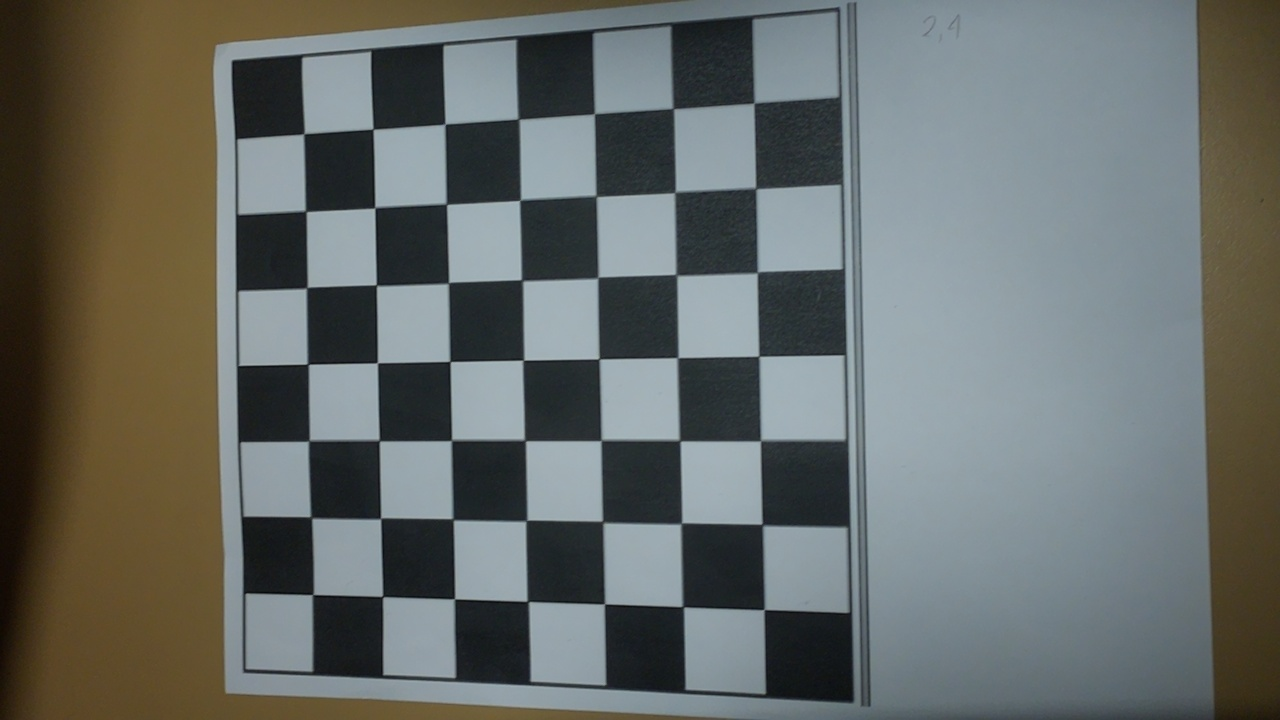
#> input picture fotos/chessboard10.jpg, 1280 x 720 px, given in place of 4_gf_def.mp4, which was not available
$ python pattern_detection.py
#> lines starting #> are read from the running program, lines starting #| are printed output that depends on the picture; after the words box and inside, x2 and y2 are one past the last pixel; in counts of white or black regions, pixels touching at a corner belong together; pictures that were not available may be replaced by others from this repository, and a replacement may not be noted
#> in main_pattern_detection, frame is the input picture: shape (720, 1280, 3); mean B, G, R 103.5, 106.8, 102.3
### pattern_detection/utils.py
import numpy as np
import cv2

def non_max_suppression(img, theta):

    M, N = img.shape
    Z = np.zeros((M, N), dtype=np.float32)

    # converting radians to degree
    angle = theta * 180. / np.pi    # max -> 180, min -> -180
    angle[angle < 0] += 180         # max -> 180, min -> 0

    for i in range(1, M-1):
        for j in range(1, N-1):
            q = 255
            r = 255

            # angle 0
            if (0 <= angle[i, j] < 22.5) or (157.5 <= angle[i, j] <= 180):
                r = img[i, j-1]
                q = img[i, j+1]
            # angle 45
            elif (22.5 <= angle[i, j] < 67.5):
                r = img[i-1, j+1]
                q = img[i+1, j-1]
            # angle 90
            elif (67.5 <= angle[i, j] < 112.5):
                r = img[i-1, j]
                q = img[i+1, j]
            # angle 135
            elif (112.5 <= angle[i, j] < 157.5):
                r = img[i+1, j+1]
                q = img[i-1, j-1]

            if (img[i, j] >= q) and (img[i, j] >= r):
                Z[i, j] = img[i, j]
            else:
                Z[i, j] = 0
    return Z

def nothing(x):
    pass

# [64 lines left out: function get_hsv_color_ranges, not called in this run]

### pattern_detection/pattern_detection.py
import cv2
import numpy as np
import os
from typing import List
from utils import non_max_suppression  # Asegúrate de que utils esté en tu proyecto

cont_triangle, prev_triangle, val_triangle = 0, 0, 0
cont_square, prev_square,val_square = 0, 0, 0
cont_rhombus, prev_rhombus,val_rhombus = 0, 0, 0
cont_rectangle, prev_rectangle,val_rectangle = 0,0, 0
key_one, key_two, key_three, key_four = 0, 0, 0, 0
finished = False
sufficient_cond = 10
dict_keys = {"rhombus": 0, "triang": 1, "rectangle": 2, "square": 3}

current_key = 0

# [4 lines left out: function show_image, not called in this run]

def gaussian_blur(img: np.array, sigma: float, filter_shape: List | None = None, verbose: bool = False) -> np.array:
    if filter_shape is None:
        filter_size = int(8 * sigma + 1)
        filter_shape = [filter_size, filter_size]

    # Crear un filtro Gaussiano
    ax = np.linspace(-(filter_shape[0] // 2), filter_shape[0] // 2, filter_shape[0])
    gauss_filter = np.exp(-0.5 * (ax**2 + ax[:, None]**2) / sigma**2)
    gauss_filter /= np.sum(gauss_filter)  # Normaliza el filtro

    # Aplicar el filtro Gaussiano a la imagen
    gb_img = cv2.filter2D(img, -1, gauss_filter)

    if verbose:
        show_image(img=gb_img, img_name=f"Gaussian Blur: Sigma = {sigma}")

    return gauss_filter, gb_img.astype(np.uint8)

def sobel_edge_detector(img: np.array, filter: np.array, gauss_sigma: float, gauss_filter_shape: List | None = None, verbose: bool = False) -> np.array:
#> called with filter = array of shape (3, 3), gauss_sigma = 1, verbose = False
    gray_img = cv2.cvtColor(img, cv2.COLOR_BGR2GRAY)
    _, blurred = gaussian_blur(gray_img, gauss_sigma, gauss_filter_shape, verbose)

    blurred = blurred / 255.0
    v_edges = cv2.filter2D(blurred, -1, filter)
    h_edges = cv2.filter2D(blurred, -1, filter.T)
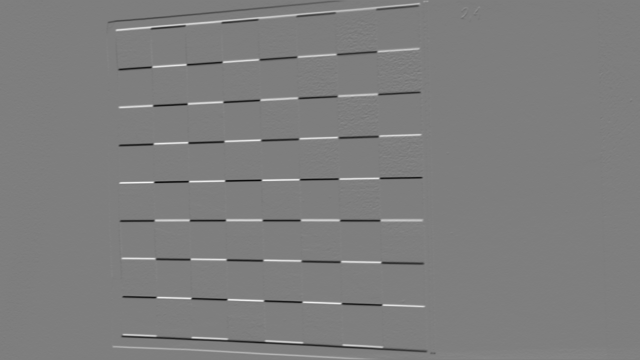
#> h_edges: shape (720, 1280) float64 (shown at 1/2 size); min -1.41, max 1.44, mean 0.000747; drawn with min black and max white

    sobel_edges_img = np.hypot(v_edges, h_edges)
    sobel_edges_img = np.clip(sobel_edges_img, 0, 1)

    theta = np.arctan2(h_edges, v_edges)
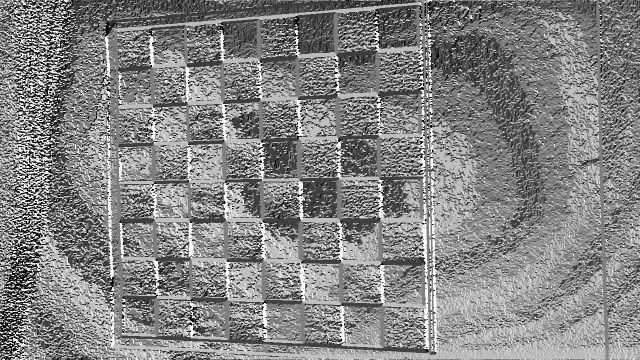
#> theta: shape (720, 1280) float64 (shown at 1/2 size); min -3.14, max 3.14, mean 0.114; drawn with min black and max white

    if verbose:
        show_image(img=(sobel_edges_img * 255).astype(np.uint8), img_name="Sobel Edges")

    return np.squeeze(sobel_edges_img), np.squeeze(theta)

def canny_edge_detector(img: np.array, sobel_filter: np.array, gauss_sigma: float, gauss_filter_shape: List | None = None, verbose: bool = False):
    sobel_edges_img, theta = sobel_edge_detector(img, sobel_filter, gauss_sigma, gauss_filter_shape, verbose)
    canny_edges_img = non_max_suppression(sobel_edges_img, theta)
#> in non_max_suppression, `angle[angle < 0] += 180`:
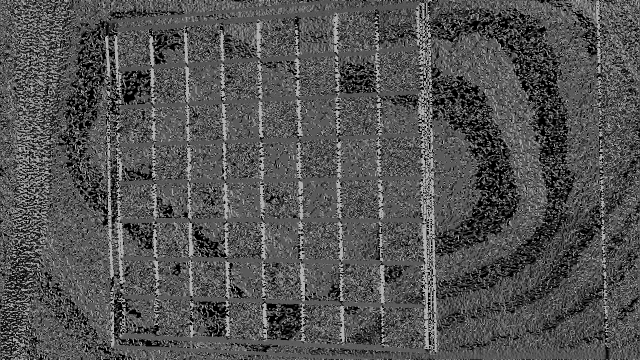
#> angle: shape (720, 1280) float64 (shown at 1/2 size); min 0, max 180, mean 82.9
#> after the loop in non_max_suppression, `for i in range(1, M-1):`:
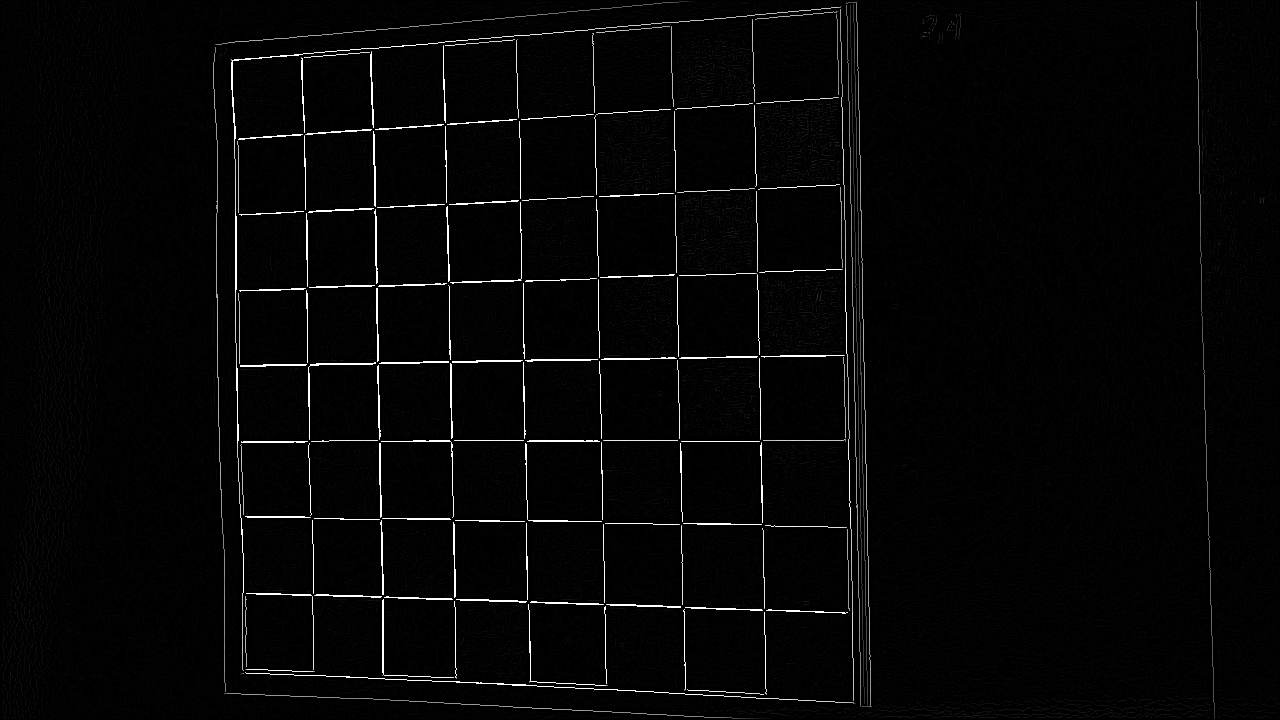
#> Z: shape (720, 1280) float32; min 0, max 1, mean 0.0231

    if verbose:
        show_image((canny_edges_img * 255).astype(np.uint8), img_name="Canny Edges")

    return canny_edges_img

# [59 lines left out: functions classify_shape, check_triangle, check_square, check_rhombus, check_rectangle, not called in this run]

def detect_shapes(img: np.array, canny_sigma: float, sobel_filter: np.array, min_area: int = 1000):
    global cont_triangle, cont_square, cont_rhombus, cont_rectangle
    canny_edges = canny_edge_detector(img, sobel_filter, canny_sigma)

    contours, _ = cv2.findContours((canny_edges * 255).astype(np.uint8), cv2.RETR_EXTERNAL, cv2.CHAIN_APPROX_SIMPLE)
#> contours = 23143 contours, 22378 with area under 20; largest, box (x1, y1, x2, y2) and area: (139, 302, 214, 419) 871, (931, 396, 1039, 461) 582, (963, 512, 1044, 549) 552, (959, 270, 1011, 365) 540, (758, 45, 832, 83) 514
    shape_name = "None"
    detected_shapes = img.copy()  # Fondo original de la imagen

    for contour in contours:
        # Filtrar contornos pequeños (evita ruido)
        if cv2.contourArea(contour) < min_area:
            continue

        epsilon = 0.02 * cv2.arcLength(contour, True)
        approx = cv2.approxPolyDP(contour, epsilon, True)

        shape_name = classify_shape(approx)

        # Calcula el color promedio dentro del contorno
        mask = np.zeros_like(img[:,:,0])  # Máscara para el contorno actual
        cv2.drawContours(mask, [contour], -1, 255, -1)  # Dibuja el contorno en blanco sobre la máscara negra
        mean_color = cv2.mean(img, mask=mask)[:3]  # Promedio del color BGR

        # Convierte el color a formato de texto legible
        color_name = f"BGR({int(mean_color[0])}, {int(mean_color[1])}, {int(mean_color[2])})"

        # Dibuja la forma detectada en la imagen original
        cv2.drawContours(detected_shapes, [approx], 0, (0, 255, 0), 2)

        if shape_name != "Unknown":
            print(f"Detected: {shape_name}, Color: {color_name}")
        if shape_name=="Triangle":
            cont_triangle +=1
        if shape_name=="Square":
            cont_square+=1
        if shape_name=="Rhombus":
            cont_rhombus+=1
            print(cont_rhombus)
        if shape_name=="Rectangle":
            cont_rectangle+=1
#> this loop made 23143 passes
#> contour on passes 1 to 3: [[1275, 718], [1278, 718]], [[1273, 718]], [[1271, 718]]
#> after the loop, cont_rectangle = 0; cont_rhombus = 0; cont_square = 0; cont_triangle = 0


    return detected_shapes

def main_pattern_detection(videopath):
    global finished
    cap = cv2.VideoCapture(videopath)  # Accede a la cámara por defecto

    # Filtro Sobel utilizado para la detección de bordes
    sobel_filter = np.array([[1, 0, -1], [2, 0, -2], [1, 0, -1]])
    gauss_sigma = 1.0   # Parámetro de sigma para el filtro Gaussiano

    while not finished:
        ret, frame = cap.read()
        if not ret:
            print("Error: No se pudo capturar el video.")
            break

        # Aplica la detección de formas
        detected_shapes_img = detect_shapes(frame, gauss_sigma, sobel_filter)


        # Muestra la imagen resultante con las formas detectadas
        cv2.imshow("Detected Shapes on Black Background", detected_shapes_img)

        validate_square()
        validate_triang()
        validate_rhombus()
        validate_rectangle()

        # Salir con la tecla 'q'
        if cv2.waitKey(1) & 0xFF == ord('q'):
#> (key q is pressed here)
            break


    cap.release()
    cv2.destroyAllWindows()

def validate_square():
    global cont_square,prev_square,val_square, key_three, current_key
    if cont_square==prev_square:
        val_square = 0
    else:
        val_square +=1
        prev_square = cont_square

    if val_square==sufficient_cond:
        if current_key not in [dict_keys["square"],dict_keys["square"]+1]:
            current_key = 0
        else:
            key_three +=1
        print("SQUARE DETECTED")

def validate_triang():
    global val_triangle,prev_triangle,cont_triangle, key_two, current_key
    if cont_triangle==prev_triangle:
        val_triangle = 0

    else:
        val_triangle +=1
        prev_triangle = cont_triangle

    if val_triangle ==sufficient_cond:
        if current_key not in [dict_keys["triang"],dict_keys["triang"]+1]:
            current_key ==0
        else:
            key_two+=1
        print("TRIANGLE DETECTED")

def validate_rhombus():
    global cont_rhombus,prev_rhombus,val_rhombus, key_one, current_key
    if cont_rhombus==prev_rhombus:
        val_rhombus = 0
    else:
        val_rhombus +=1
        prev_rhombus = cont_rhombus

    if val_rhombus==sufficient_cond:
        if current_key not in [dict_keys["rhombus"],dict_keys["rhombus"]+1]:
            current_key = 0
        else:
            key_one +=1
        print("RHOMBUS DETECTED")

def validate_rectangle():
    global cont_rectangle, prev_rectangle, val_rectangle, key_four, current_key
    if cont_rectangle == prev_rectangle:
        val_rectangle = 0
    else:
        val_rectangle += 1
        prev_rectangle = cont_rectangle

    if val_rectangle == sufficient_cond:
        if current_key not in [dict_keys["rectangle"], dict_keys["rectangle"] + 1]:
            current_key = 0
        else:
            key_four += 1
        print("RECTANGLE DETECTED")

# [17 lines left out: function validate_sequence, not called in this run]

if __name__ == "__main__":
    main_pattern_detection("src/4_gf_def.mp4")

$ run again, on fotos/chessboard11.jpg
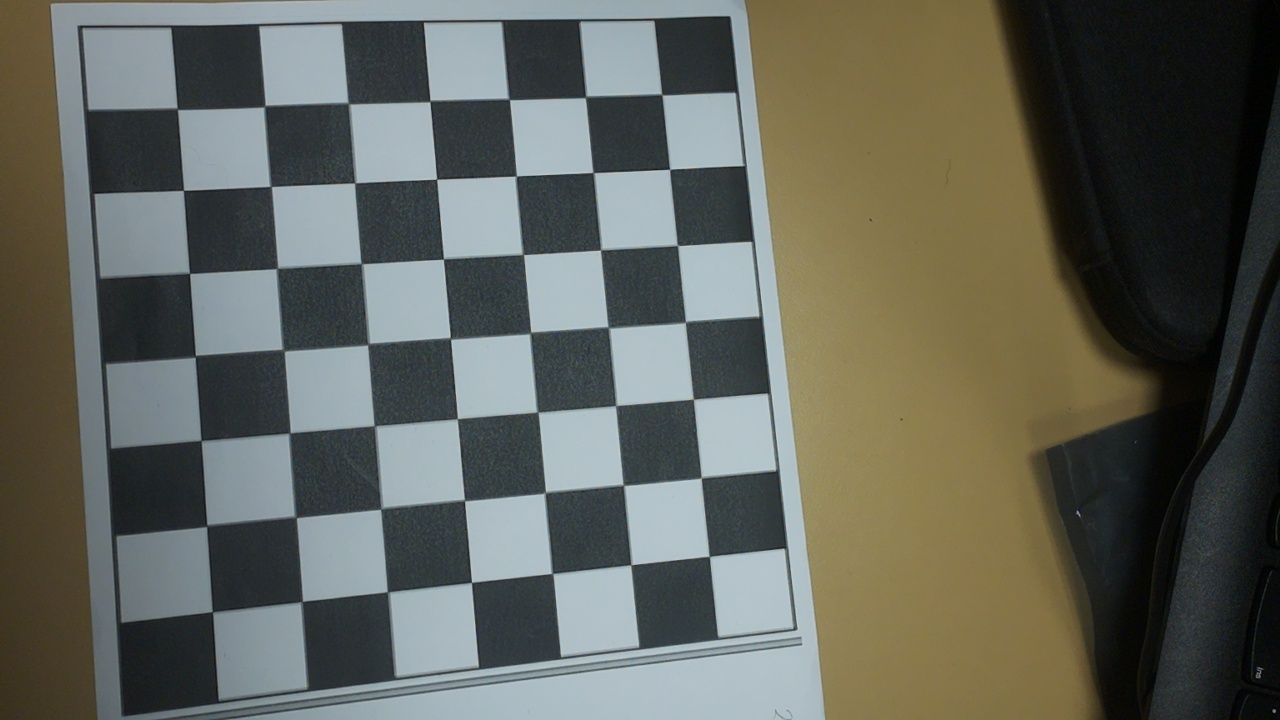
#> input picture fotos/chessboard11.jpg, 1280 x 720 px, given in place of 4_gf_def.mp4, which was not available
#> in main_pattern_detection, frame is the input picture: shape (720, 1280, 3); mean B, G, R 91.6, 99.8, 97.4
#> in non_max_suppression, `angle[angle < 0] += 180`:
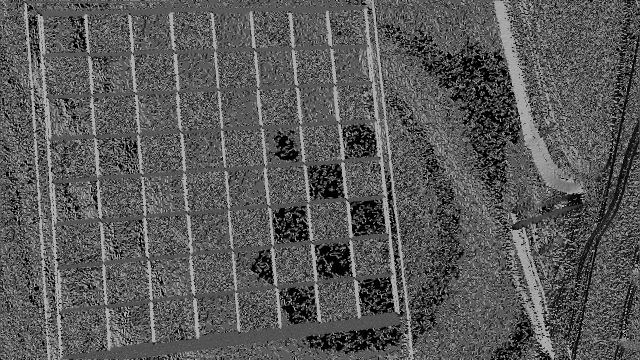
#> angle: shape (720, 1280) float64 (shown at 1/2 size); min 0, max 180, mean 88.9
#> after the loop in non_max_suppression, `for i in range(1, M-1):`:
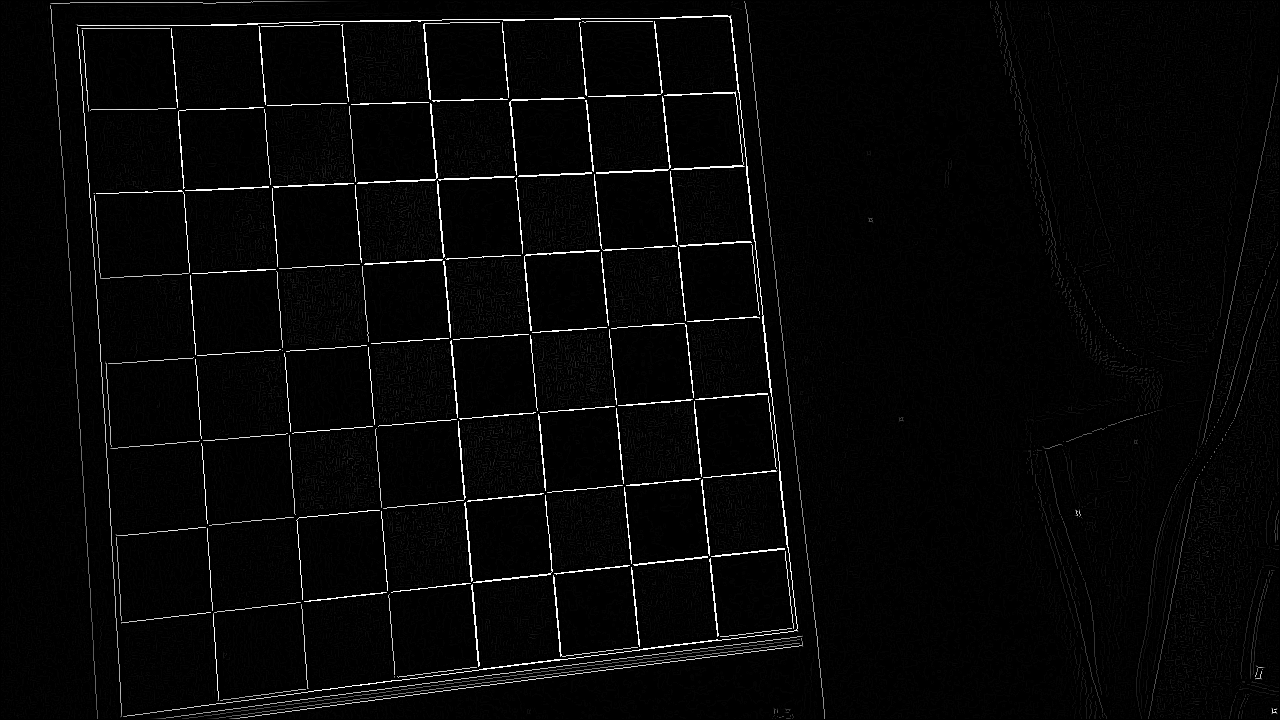
#> Z: shape (720, 1280) float32; min 0, max 1, mean 0.0263
#> contours = 27081 contours, 26452 with area under 20; largest, box (x1, y1, x2, y2) and area: (853, 334, 911, 429) 700, (931, 73, 972, 122) 686, (937, 112, 1019, 193) 671, (75, 14, 800, 717) 567, (216, 274, 278, 349) 394
#> the loop in detect_shapes, `for contour in contours:` made 27081 passes
#> contour on passes 1 to 3: [[1224, 718], [1226, 718]], [[1218, 718]], [[1209, 718]]
#> after the loop in detect_shapes, `for contour in contours:`: cont_rectangle = 0
